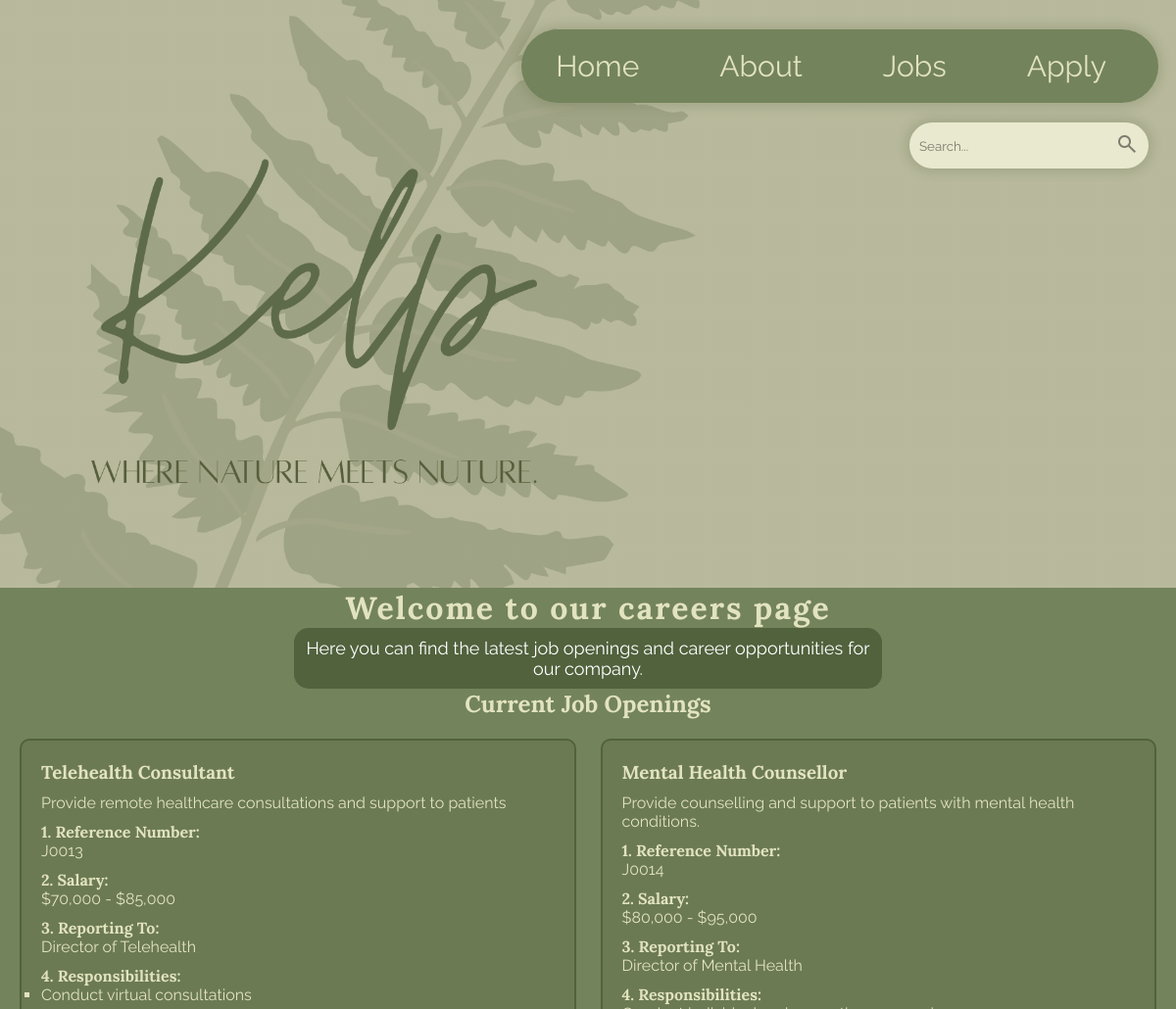
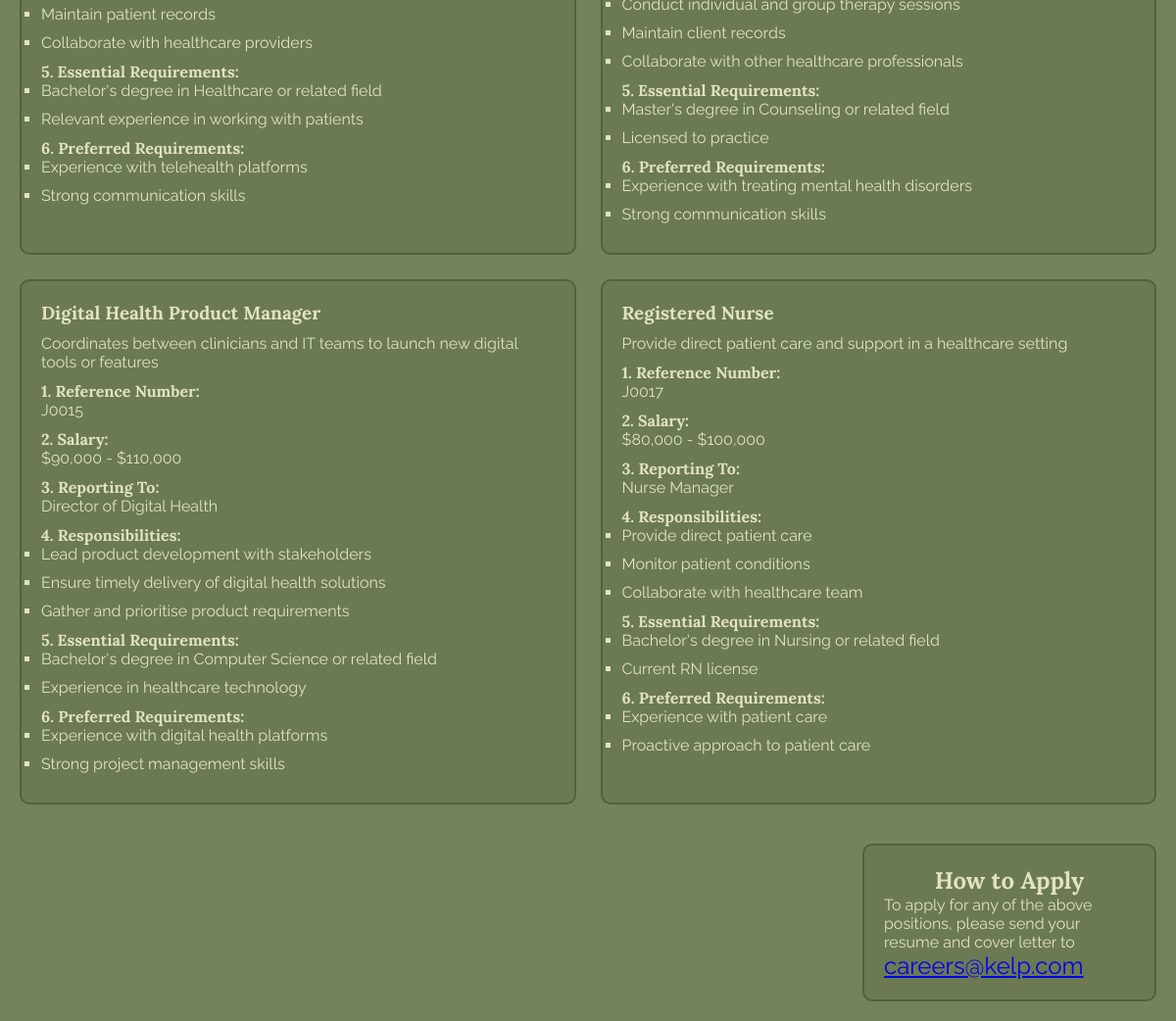
/jobspage.php, run on the app's committed database (2 pictures, top to bottom).
### tables this page shows
CREATE TABLE `Jobs` (
  `Job_ID` int(11) NOT NULL,
  `Title` varchar(50) NOT NULL,
  `Description` text NOT NULL,
  `Reference_Number` varchar(50) NOT NULL,
  `Salary` varchar(50) NOT NULL,
  `Reporting_To` varchar(50) NOT NULL
);

CREATE TABLE `Jobs_requirements` (
  `Job_ID` int(11) NOT NULL,
  `Responsibility_one` text NOT NULL,
  `Responsibility_two` text NOT NULL,
  `Responsibility_three` text NOT NULL,
  `Essential_Requirement_one` text NOT NULL,
  `Essential_Requirement_two` text NOT NULL,
  `Preferred_Requirements_one` text NOT NULL,
  `Preferred_Requirements_two` text NOT NULL
);

### jobspage.php (the view, shortened to what this page needs)
<?php
include 'settings.php';
if (isset($_GET['search'])) {
    $search = mysqli_real_escape_string($connJobs, $_GET['search']);
    $sql = "SELECT Jobs.*, Jobs_requirements.*
            FROM Jobs
            LEFT JOIN Jobs_requirements
            ON Jobs.Job_ID = Jobs_requirements.Job_ID
            WHERE Title LIKE '%$search%'";
} else {
    $sql = "SELECT Jobs.*, Jobs_requirements.*
            FROM Jobs
            LEFT JOIN Jobs_requirements
            ON Jobs.Job_ID = Jobs_requirements.Job_ID";
}
$result = mysqli_query($connJobs, $sql);
$row1 = mysqli_fetch_assoc($result);
$row2 = mysqli_fetch_assoc($result);
$row3 = mysqli_fetch_assoc($result);
$row4 = mysqli_fetch_assoc($result);
?>
<!DOCTYPE html>
<html lang="en">
<head>
    <link rel="stylesheet" href="Styles/maintheme.css">
    <link rel="stylesheet" href="Styles/jobspage.css">
</head>
<body>
<?php include('header.inc'); ?>
<main>
<h1 style="color: #E2E3BF;">Welcome to our careers page</h1>
<div class="description">
    <p>Here you can find the latest job openings and career opportunities for our company.</p>
</div>
<h2>Current Job Openings</h2>
<ul class="jobs">
 <?php if ($row1) { ?>
<li class="job-card">
    <section>
        <h3><?php echo $row1['Title']; ?></h3>
        <p><?php echo $row1['Description']; ?></p>
        <ul class="job-details">
            <li>
                <h4>Reference Number:</h4>
                <?php echo $row1['Reference_Number']; ?>
            </li>
            <li>
                <h4>Salary:</h4>
                <?php echo $row1['Salary']; ?>
            </li>
            <li>
                <h4>Reporting To:</h4>
                <?php echo $row1['Reporting_To']; ?>
            </li>
            <li>
                <h4>Responsibilities:</h4>
                <ul>
                    <li><?php echo $row1['Responsibility_one']; ?></li>
                    <li><?php echo $row1['Responsibility_two']; ?></li>
                    <li><?php echo $row1['Responsibility_three']; ?></li>
                </ul>
            </li>
            <li>
                <h4>Essential Requirements:</h4>
                <ul>
                    <li><?php echo $row1['Essential_Requirement_one']; ?></li>
                    <li><?php echo $row1['Essential_Requirement_two']; ?></li>
                </ul>
            </li>
            <li>
                <h4>Preferred Requirements:</h4>
                <ul>
                    <li><?php echo $row1['Preferred_Requirements_one']; ?></li>
                    <li><?php echo $row1['Preferred_Requirements_two']; ?></li>
                </ul>
            </li>
        </ul>
    </section>
</li>
<?php } ?>
<?php if ($row2) { ?>
<li class="job-card">
    <section>
        <h3><?php echo $row2['Title']; ?></h3>
        <p><?php echo $row2['Description']; ?></p>
        <ul class="job-details">
            <li>
                <h4>Reference Number:</h4>
                <?php echo $row2['Reference_Number']; ?>
            </li>
            <li>
                <h4>Salary:</h4>
                <?php echo $row2['Salary']; ?>
            </li>
            <li>
                <h4>Reporting To:</h4>
                <?php echo $row2['Reporting_To']; ?>
            </li>
            <li>
                <h4>Responsibilities:</h4>
                <ul>
                    <li><?php echo $row2['Responsibility_one']; ?></li>
                    <li><?php echo $row2['Responsibility_two']; ?></li>
                    <li><?php echo $row2['Responsibility_three']; ?></li>
                </ul>
            </li>
            <li>
                <h4>Essential Requirements:</h4>
                <ul>
                    <li><?php echo $row2['Essential_Requirement_one']; ?></li>
                    <li><?php echo $row2['Essential_Requirement_two']; ?></li>
                </ul>
            </li>
            <li>
                <h4>Preferred Requirements:</h4>
                <ul>
                    <li><?php echo $row2['Preferred_Requirements_one']; ?></li>
                    <li><?php echo $row2['Preferred_Requirements_two']; ?></li>
                </ul>
            </li>
        </ul>
    </section>
    </li>
<?php } ?>
<?php if ($row3) { ?>
<li class="job-card">
    <section>
        <h3><?php echo $row3['Title']; ?></h3>
        <p><?php echo $row3['Description']; ?></p>
        <ul class="job-details">
            <li>
                <h4>Reference Number:</h4>
                <?php echo $row3['Reference_Number']; ?>
            </li>
            <li>
                <h4>Salary:</h4>
                <?php echo $row3['Salary']; ?>
            </li>
            <li>
                <h4>Reporting To:</h4>
                <?php echo $row3['Reporting_To']; ?>
            </li>
            <li>
                <h4>Responsibilities:</h4>
                <ul>
                    <li><?php echo $row3['Responsibility_one']; ?></li>
                    <li><?php echo $row3['Responsibility_two']; ?></li>
                    <li><?php echo $row3['Responsibility_three']; ?></li>
                </ul>
            </li>
            <li>
                <h4>Essential Requirements:</h4>
                <ul>
                    <li><?php echo $row3['Essential_Requirement_one']; ?></li>
                    <li><?php echo $row3['Essential_Requirement_two']; ?></li>
                </ul>
            </li>
            <li>
                <h4>Preferred Requirements:</h4>
                <ul>
                    <li><?php echo $row3['Preferred_Requirements_one']; ?></li>
                    <li><?php echo $row3['Preferred_Requirements_two']; ?></li>
                </ul>
            </li>
        </ul>
    </section>
    </li>
<?php } ?>
 <?php if ($row4) { ?>
<li class="job-card">
    <section>
        <h3><?php echo $row4['Title']; ?></h3>
        <p><?php echo $row4['Description']; ?></p>
        <ul class="job-details">
            <li>
                <h4>Reference Number:</h4>
                <?php echo $row4['Reference_Number']; ?>
            </li>
            <li>
                <h4>Salary:</h4>
                <?php echo $row4['Salary']; ?>
            </li>
            <li>
                <h4>Reporting To:</h4>
                <?php echo $row4['Reporting_To']; ?>
            </li>
            <li>
                <h4>Responsibilities:</h4>
                <ul>
                    <li><?php echo $row4['Responsibility_one']; ?></li>
                    <li><?php echo $row4['Responsibility_two']; ?></li>
                    <li><?php echo $row4['Responsibility_three']; ?></li>
                </ul>
            </li>
            <li>
                <h4>Essential Requirements:</h4>
                <ul>
                    <li><?php echo $row4['Essential_Requirement_one']; ?></li>
                    <li><?php echo $row4['Essential_Requirement_two']; ?></li>
                </ul>
            </li>
            <li>
                <h4>Preferred Requirements:</h4>
                <ul>
                    <li><?php echo $row4['Preferred_Requirements_one']; ?></li>
                    <li><?php echo $row4['Preferred_Requirements_two']; ?></li>
                </ul>
            </li>
        </ul>
    </section>
    </li>
<?php } ?>
</ul>
<div class = "apply">
    <aside>
        <h2>How to Apply</h2>
        <p>To apply for any of the above positions, please send your resume and cover letter to <a href="mailto:careers@kelp.com">careers@kelp.com</a></p>
    </aside>
</div>
</main>
</body>
</html>

### Styles/maintheme.css (style rules this page uses)
* { margin: 0; padding: 0; box-sizing: border-box; }
a { font-family: 'Raleway', sans-serif; font-size: x-large; }
main { font-family: 'Raleway'; background-color: #73835b; color: #E2E3BF; }
h1, h2, h3, h4, h5, h6 { font-family: 'Lora'; }

### Styles/jobspage.css (style rules this page uses)
a { font-family: 'Raleway', sans-serif; font-size: x-large; }
body { font-family: 'Raleway'; background-color: #73835b; color: #E2E3BF; }
h1,h2,h3,h4,h5,h6 { font-family: 'Lora'; }
h1 { color: #E2E3BF; text-align: center; }
h2 { color: #E2E3BF; text-align: center; }
.description { text-align: center; font-size: 18px; color: white; margin-bottom: 20px; padding: 10px; background-color: #51623d; border-radius: 15px; width : 50%; margin: 0 auto; }
.jobs { display: grid; grid-template-columns: repeat(2, 1fr); gap: 25px; list-style: none; padding: 20px; }
.job-card { background-color: #6b7a52; padding: 20px; border-radius: 12px; border: 2px solid #51623d; background-color: #6b7a52; border-radius: 10px; }
.job-card h3 { margin-bottom: 10px; }
.job-card p { margin-bottom: 10px; }
.job-details { list-style: none; padding-left: 0; counter-reset: section; text-align: left; }
.job-details li { margin-bottom: 10px; }
.job-details h4::before { counter-increment: section; content: counter(section) ". "; font-weight: bold; }
.apply { float: right; width: 25%; margin: 20px; padding: 20px; border: 2px solid #51623d; background-color: #6b7a52; border-radius: 10px; }
.apply::after { content: ""; display: block; clear: both; }

### jobspage.php (style rules this page uses)
h1 { letter-spacing: 2px; }

### data on the page
jobs: Title "Telehealth Consultant", Description "Provide remote healthcare consultations and support to patients", Reference_Number "J0013", Salary "$70,000 - $85,000", Reporting_To "Director of Telehealth"
jobs_requirements: Responsibility_one "Conduct virtual consultations", Responsibility_two "Maintain patient records", Responsibility_three "Collaborate with healthcare providers", Essential_Requirement_one "Bachelor's degree in Healthcare or related field", Essential_Requirement_two "Relevant experience in working with patients", Preferred_Requirements_one "Experience with telehealth platforms", Preferred_Requirements_two "Strong communication skills"
jobs: Title "Mental Health Counsellor", Description "Provide counselling and support to patients with mental health conditions.", Reference_Number "J0014", Salary "$80,000 - $95,000", Reporting_To "Director of Mental Health"
jobs_requirements: Responsibility_one "Conduct individual and group therapy sessions", Responsibility_two "Maintain client records", Responsibility_three "Collaborate with other healthcare professionals", Essential_Requirement_one "Master's degree in Counseling or related field", Essential_Requirement_two "Licensed to practice", Preferred_Requirements_one "Experience with treating mental health disorders", Preferred_Requirements_two "Strong communication skills"
jobs: Title "Digital Health Product Manager", Description "Coordinates between clinicians and IT teams to launch new digital tools or features", Reference_Number "J0015", Salary "$90,000 - $110,000", Reporting_To "Director of Digital Health"
jobs_requirements: Responsibility_one "Lead product development with stakeholders", Responsibility_two "Ensure timely delivery of digital health solutions", Responsibility_three "Gather and prioritise product requirements", Essential_Requirement_one "Bachelor's degree in Computer Science or related field", Essential_Requirement_two "Experience in healthcare technology", Preferred_Requirements_one "Experience with digital health platforms", Preferred_Requirements_two "Strong project management skills"
jobs: Title "Registered Nurse", Description "Provide direct patient care and support in a healthcare setting", Reference_Number "J0017", Salary "$80,000 - $100,000", Reporting_To "Nurse Manager"
jobs_requirements: Responsibility_one "Provide direct patient care", Responsibility_two "Monitor patient conditions", Responsibility_three "Collaborate with healthcare team", Essential_Requirement_one "Bachelor's degree in Nursing or related field", Essential_Requirement_two "Current RN license", Preferred_Requirements_one "Experience with patient care", Preferred_Requirements_two "Proactive approach to patient care"
